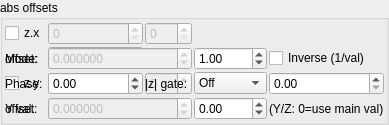
    <widget class="QGroupBox" name="groupBox_3">
     <property name="title">
      <string>abs offsets</string>
     </property>
     <layout class="QVBoxLayout" name="verticalLayout_5" stretch="0">
      <property name="spacing">
       <number>2</number>
      </property>
      <property name="leftMargin">
       <number>2</number>
      </property>
      <property name="topMargin">
       <number>2</number>
      </property>
      <property name="rightMargin">
       <number>2</number>
      </property>
      <property name="bottomMargin">
       <number>2</number>
      </property>
      <item>
       <layout class="QGridLayout" name="gridLayout_10" columnstretch="0,1,1">
        <property name="spacing">
         <number>2</number>
        </property>
        <item row="0" column="0">
         <widget class="MyCheckBox" name="checkBox_transf_function_enabledC_false">
          <property name="text">
           <string notr="true">z.x</string>
          </property>
         </widget>
        </item>
        <item row="2" column="0">
         <widget class="MyCheckBox" name="checkBox_transf_function_enabledD_false">
          <property name="text">
           <string notr="true">z.y</string>
          </property>
         </widget>
        </item>
        <item row="1" column="0">
         <widget class="QLabel" name="label_43">
          <property name="text">
           <string>offset:</string>
          </property>
         </widget>
        </item>
        <item row="3" column="0">
         <widget class="QLabel" name="label_38">
          <property name="text">
           <string>offset:</string>
          </property>
         </widget>
        </item>
        <item row="2" column="1">
         <widget class="MySpinBox" name="spinboxInt_transf_multiplier_start_iter_3">
          <property name="enabled">
           <bool>false</bool>
          </property>
          <property name="sizePolicy">
           <sizepolicy hsizetype="Minimum" vsizetype="Maximum">
            <horstretch>0</horstretch>
            <verstretch>0</verstretch>
           </sizepolicy>
          </property>
          <property name="maximum">
           <number>999</number>
          </property>
         </widget>
        </item>
        <item row="2" column="2">
         <widget class="MySpinBox" name="spinboxInt_transf_multiplier_stop_iter_3">
          <property name="enabled">
           <bool>false</bool>
          </property>
          <property name="sizePolicy">
           <sizepolicy hsizetype="Minimum" vsizetype="Maximum">
            <horstretch>0</horstretch>
            <verstretch>0</verstretch>
           </sizepolicy>
          </property>
          <property name="maximum">
           <number>999</number>
          </property>
         </widget>
        </item>
      <item row="1" column="0">
       <widget class="QLabel"><property name="text"><string>Mode:</string></property></widget>
      </item>
      <item row="1" column="1">
       <widget class="MyComboBox" name="comboBox_transf_multiplier_value_mode_3">
        <item><property name="text"><string notr="true">Constant</string></property></item>
        <item><property name="text"><string notr="true">Sine</string></property></item>
        <item><property name="text"><string notr="true">Ramp</string></property></item>
        <item><property name="text"><string notr="true">Exponential</string></property></item>
        <item><property name="text"><string notr="true">Triangle</string></property></item>
        <item><property name="text"><string notr="true">Square</string></property></item>
        <item><property name="text"><string notr="true">Smoothstep</string></property></item>
        <item><property name="text"><string notr="true">Noise</string></property></item>
        <item><property name="text"><string notr="true">Ping-pong</string></property></item>
        <item><property name="text"><string notr="true">Stepped</string></property></item>
       </widget>
      </item>
      <item row="1" column="2">
       <widget class="QLabel"><property name="text"><string>Freq:</string></property></widget>
      </item>
      <item row="1" column="3">
       <widget class="MyDoubleSpinBox" name="spinbox_transf_multiplier_frequency_3">
        <property name="minimum"><double>0.01</double></property><property name="maximum"><double>100.0</double></property>
        <property name="singleStep"><double>0.1</double></property><property name="value"><double>1.0</double></property>
       </widget>
      </item>
      <item row="1" column="4" colspan="2">
       <widget class="MyCheckBox" name="checkBox_transf_multiplier_inverse_3">
        <property name="text"><string>Inverse (1/val)</string></property>
       </widget>
      </item>
      <item row="2" column="0">
       <widget class="QLabel"><property name="text"><string>Phase:</string></property></widget>
      </item>
      <item row="2" column="1">
       <widget class="MyDoubleSpinBox" name="spinbox_transf_multiplier_phase_3">
        <property name="minimum"><double>-10.0</double></property><property name="maximum"><double>10.0</double></property>
        <property name="singleStep"><double>0.1</double></property><property name="value"><double>0.0</double></property>
       </widget>
      </item>
      <item row="2" column="2">
       <widget class="QLabel"><property name="text"><string>|z| gate:</string></property></widget>
      </item>
      <item row="2" column="3">
       <widget class="MyComboBox" name="comboBox_transf_multiplier_threshold_mode_3">
        <item><property name="text"><string notr="true">Off</string></property></item>
        <item><property name="text"><string notr="true">&gt; thresh</string></property></item>
        <item><property name="text"><string notr="true">&lt; thresh</string></property></item>
       </widget>
      </item>
      <item row="2" column="4" colspan="2">
       <widget class="MyDoubleSpinBox" name="spinbox_transf_multiplier_threshold_3">
        <property name="minimum"><double>0.0</double></property><property name="maximum"><double>1000.0</double></property>
        <property name="singleStep"><double>0.1</double></property><property name="value"><double>0.0</double></property>
       </widget>
      </item>
      <item row="3" column="0">
       <widget class="QLabel"><property name="text"><string>Y val:</string></property></widget>
      </item>
      <item row="3" column="1">
       <widget class="MyDoubleSpinBox" name="spinbox_transf_multiplier_scale_y_3">
        <property name="minimum"><double>-100.0</double></property><property name="maximum"><double>100.0</double></property>
        <property name="singleStep"><double>0.01</double></property><property name="value"><double>0.0</double></property>
       </widget>
      </item>
      <item row="3" column="2">
       <widget class="QLabel"><property name="text"><string>Z val:</string></property></widget>
      </item>
      <item row="3" column="3">
       <widget class="MyDoubleSpinBox" name="spinbox_transf_multiplier_scale_z_3">
        <property name="minimum"><double>-100.0</double></property><property name="maximum"><double>100.0</double></property>
        <property name="singleStep"><double>0.01</double></property><property name="value"><double>0.0</double></property>
       </widget>
      </item>
      <item row="3" column="4" colspan="2">
       <widget class="QLabel"><property name="text"><string notr="true">(Y/Z: 0=use main val)</string></property></widget>
      </item>
        <item row="0" column="1">
         <widget class="MySpinBox" name="spinboxInt_transf_multiplier_start_iter_2">
          <property name="enabled">
           <bool>false</bool>
          </property>
          <property name="sizePolicy">
           <sizepolicy hsizetype="Minimum" vsizetype="Maximum">
            <horstretch>0</horstretch>
            <verstretch>0</verstretch>
           </sizepolicy>
          </property>
          <property name="maximum">
           <number>999</number>
          </property>
         </widget>
        </item>
        <item row="0" column="2">
         <widget class="MySpinBox" name="spinboxInt_transf_multiplier_stop_iter_2">
          <property name="enabled">
           <bool>false</bool>
          </property>
          <property name="sizePolicy">
           <sizepolicy hsizetype="Minimum" vsizetype="Maximum">
            <horstretch>0</horstretch>
            <verstretch>0</verstretch>
           </sizepolicy>
          </property>
          <property name="maximum">
           <number>999</number>
          </property>
         </widget>
        </item>
        <item row="3" column="1" colspan="2">
         <widget class="MyDoubleSpinBox" name="spinbox_transf_offsetD_0">
          <property name="enabled">
           <bool>false</bool>
          </property>
          <property name="sizePolicy">
           <sizepolicy hsizetype="Minimum" vsizetype="Maximum">
            <horstretch>0</horstretch>
            <verstretch>0</verstretch>
           </sizepolicy>
          </property>
          <property name="prefix">
           <string/>
          </property>
          <property name="suffix">
           <string/>
          </property>
          <property name="decimals">
           <number>6</number>
          </property>
          <property name="minimum">
           <double>-99.989999999999995</double>
          </property>
          <property name="maximum">
           <double>99.989999999999995</double>
          </property>
          <property name="singleStep">
           <double>0.100000000000000</double>
          </property>
         </widget>
        </item>
        <item row="1" column="1" colspan="2">
         <widget class="MyDoubleSpinBox" name="spinbox_transf_offsetC_0">
          <property name="enabled">
           <bool>false</bool>
          </property>
          <property name="sizePolicy">
           <sizepolicy hsizetype="Minimum" vsizetype="Maximum">
            <horstretch>0</horstretch>
            <verstretch>0</verstretch>
           </sizepolicy>
          </property>
          <property name="prefix">
           <string/>
          </property>
          <property name="suffix">
           <string/>
          </property>
          <property name="decimals">
           <number>6</number>
          </property>
          <property name="minimum">
           <double>-99.989999999999995</double>
          </property>
          <property name="maximum">
           <double>99.989999999999995</double>
          </property>
          <property name="singleStep">
           <double>0.100000000000000</double>
          </property>
         </widget>
        </item>
       </layout>
      </item>
     </layout>
    </widget>
